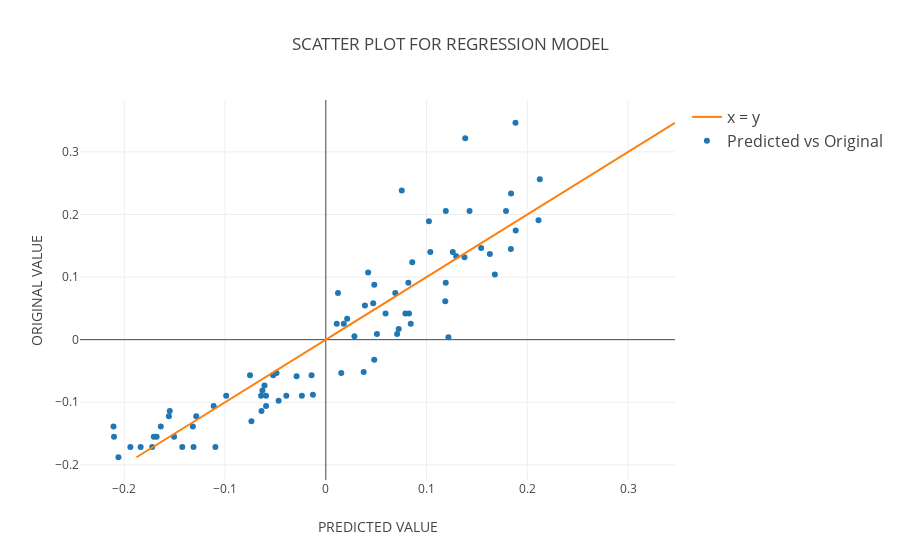

The cell this chart's notebook holds for it:
### Markdown cell above
## REGRESSION MODEL PLOT ##

### Code cell
trace1 = go.Scatter(
    x = reg.predict(X_test),
    y = Y_test,
    mode = 'markers',
    name = 'Predicted vs Original',
    line = dict(shape = 'linear')
)
trace2 = go.Scatter(
    x = Y_test,
    y = Y_test,
    mode ='lines',
    name = 'x = y',
    line = dict(shape = 'linear')
)
data = [trace1, trace2]
layout = dict(
    title = 'SCATTER PLOT FOR REGRESSION MODEL',
    xaxis = dict(
        title = 'PREDICTED VALUE '
    ),
    yaxis = dict(
        title = 'ORIGINAL VALUE'
    ),
    legend = dict(
        traceorder = 'reversed',
        font = dict(size = 16)
    )
)
fig = dict(data = data, layout = layout)
plot.iplot(fig, filename = 'MPG_Regression Model')
